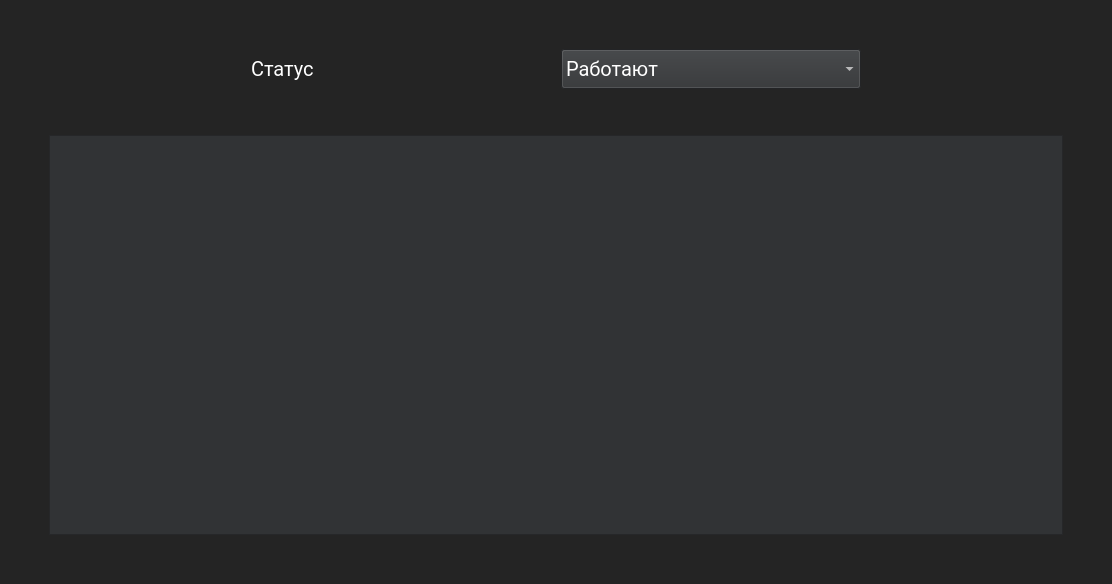
<?xml version="1.0" encoding="UTF-8"?>
<ui version="4.0">
 <class>ListEmployee</class>
 <widget class="QMainWindow" name="ListEmployee">
  <property name="geometry">
   <rect>
    <x>0</x>
    <y>0</y>
    <width>1112</width>
    <height>584</height>
   </rect>
  </property>
  <property name="windowTitle">
   <string>MainWindow</string>
  </property>
  <widget class="QWidget" name="centralwidget">
   <property name="styleSheet">
    <string notr="true">QWidget{
	background-color: #242424;
	font-family: Roboto;
	color: white;
	font-size: 20px;
	font-weight: 100px;
}
</string>
   </property>
   <layout class="QVBoxLayout" name="verticalLayout">
    <item>
     <spacer name="verticalSpacer_2">
      <property name="orientation">
       <enum>Qt::Vertical</enum>
      </property>
      <property name="sizeHint" stdset="0">
       <size>
        <width>20</width>
        <height>27</height>
       </size>
      </property>
     </spacer>
    </item>
    <item>
     <layout class="QHBoxLayout" name="horizontalLayout_2">
      <item>
       <spacer name="horizontalSpacer_3">
        <property name="orientation">
         <enum>Qt::Horizontal</enum>
        </property>
        <property name="sizeHint" stdset="0">
         <size>
          <width>40</width>
          <height>20</height>
         </size>
        </property>
       </spacer>
      </item>
      <item>
       <widget class="QLabel" name="label">
        <property name="text">
         <string>Статус</string>
        </property>
       </widget>
      </item>
      <item>
       <spacer name="horizontalSpacer_4">
        <property name="orientation">
         <enum>Qt::Horizontal</enum>
        </property>
        <property name="sizeHint" stdset="0">
         <size>
          <width>40</width>
          <height>20</height>
         </size>
        </property>
       </spacer>
      </item>
      <item>
       <widget class="QComboBox" name="comboBox">
        <property name="minimumSize">
         <size>
          <width>300</width>
          <height>40</height>
         </size>
        </property>
        <property name="styleSheet">
         <string notr="true">QComboBox{
	background-color:  #313335;
}</string>
        </property>
        <item>
         <property name="text">
          <string>Работают</string>
         </property>
        </item>
        <item>
         <property name="text">
          <string>Не работают</string>
         </property>
        </item>
       </widget>
      </item>
      <item>
       <spacer name="horizontalSpacer_5">
        <property name="orientation">
         <enum>Qt::Horizontal</enum>
        </property>
        <property name="sizeHint" stdset="0">
         <size>
          <width>40</width>
          <height>20</height>
         </size>
        </property>
       </spacer>
      </item>
     </layout>
    </item>
    <item>
     <spacer name="verticalSpacer">
      <property name="orientation">
       <enum>Qt::Vertical</enum>
      </property>
      <property name="sizeHint" stdset="0">
       <size>
        <width>20</width>
        <height>27</height>
       </size>
      </property>
     </spacer>
    </item>
    <item>
     <layout class="QHBoxLayout" name="horizontalLayout">
      <item>
       <spacer name="horizontalSpacer">
        <property name="orientation">
         <enum>Qt::Horizontal</enum>
        </property>
        <property name="sizeType">
         <enum>QSizePolicy::Fixed</enum>
        </property>
        <property name="sizeHint" stdset="0">
         <size>
          <width>40</width>
          <height>20</height>
         </size>
        </property>
       </spacer>
      </item>
      <item>
       <widget class="QTableWidget" name="tableWidget">
        <property name="sizePolicy">
         <sizepolicy hsizetype="Preferred" vsizetype="Preferred">
          <horstretch>0</horstretch>
          <verstretch>0</verstretch>
         </sizepolicy>
        </property>
        <property name="minimumSize">
         <size>
          <width>1000</width>
          <height>400</height>
         </size>
        </property>
        <property name="styleSheet">
         <string notr="true">QTableWidget{
	background-color:  #313335;
}</string>
        </property>
       </widget>
      </item>
      <item>
       <spacer name="horizontalSpacer_2">
        <property name="orientation">
         <enum>Qt::Horizontal</enum>
        </property>
        <property name="sizeType">
         <enum>QSizePolicy::Fixed</enum>
        </property>
        <property name="sizeHint" stdset="0">
         <size>
          <width>40</width>
          <height>20</height>
         </size>
        </property>
       </spacer>
      </item>
     </layout>
    </item>
    <item>
     <spacer name="verticalSpacer_3">
      <property name="orientation">
       <enum>Qt::Vertical</enum>
      </property>
      <property name="sizeHint" stdset="0">
       <size>
        <width>20</width>
        <height>27</height>
       </size>
      </property>
     </spacer>
    </item>
   </layout>
  </widget>
 </widget>
 <resources/>
 <connections/>
</ui>
